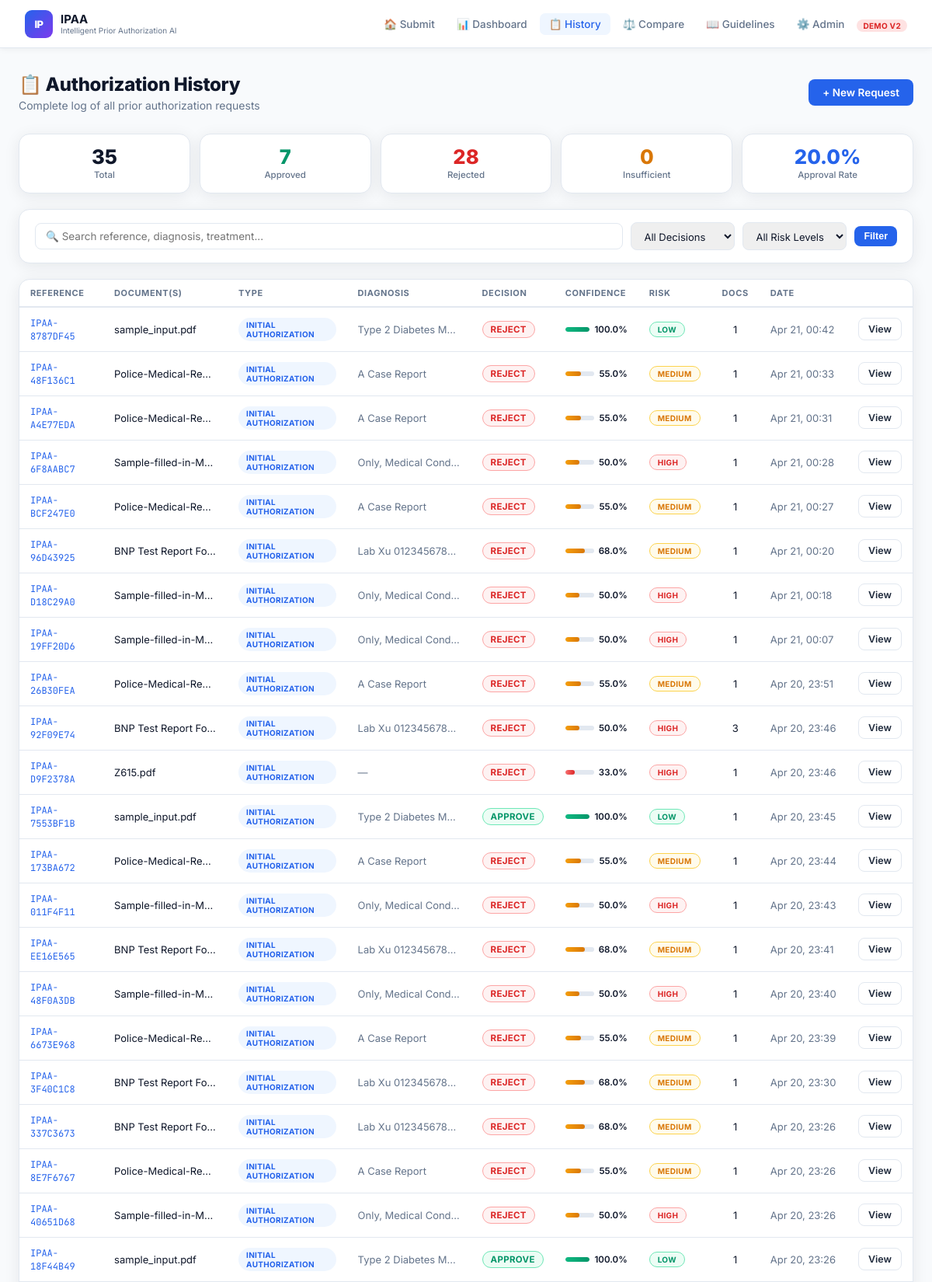
The page /history/ (upper part) on the database its author committed.
### extract/models.py (models this page shows, shortened)
class AuthorizationRequest(models.Model):
    class Decision(models.TextChoices):
        APPROVE = "APPROVE", "Approved"
        REJECT = "REJECT", "Rejected"
        PENDING = "PENDING", "Pending Review"
        INSUFFICIENT = "INSUFFICIENT", "Insufficient Data"
        PARTIAL = "PARTIAL", "Partial Approval"
    class Status(models.TextChoices):
        PROCESSING = "PROCESSING", "Processing"
        COMPLETE = "COMPLETE", "Complete"
        ERROR = "ERROR", "Error"
    class RequestType(models.TextChoices):
        INITIAL = "INITIAL", "Initial Authorization"
        RENEWAL = "RENEWAL", "Renewal / Continuation"
        EMERGENCY = "EMERGENCY", "Emergency Authorization"
        APPEAL = "APPEAL", "Appeal"
    id = models.UUIDField(primary_key=True, default=uuid.uuid4, editable=False)
    reference_number = models.CharField(max_length=20, unique=True, blank=True)
    created_at = models.DateTimeField(default=timezone.now)
    updated_at = models.DateTimeField(auto_now=True)
    request_type = models.CharField(max_length=20, choices=RequestType.choices, default=RequestType.INITIAL)
    submitter_name = models.CharField(max_length=200, blank=True)
    submitter_notes = models.TextField(blank=True, help_text="Additional context from submitter")
    priority = models.CharField(max_length=10, choices=[
        ("ROUTINE", "Routine"), ("URGENT", "Urgent"), ("STAT", "STAT/Emergency")
    ], default="ROUTINE")
    file = models.FileField(upload_to="documents/%Y/%m/%d/", blank=True, null=True)
    file_name = models.CharField(max_length=255, blank=True)
    file_type = models.CharField(max_length=20, blank=True)
    extracted_text = models.TextField(blank=True)
    ocr_confidence = models.FloatField(default=0.0)
    document_count = models.IntegerField(default=1)
    disease = models.TextField(blank=True)
    treatment = models.TextField(blank=True)
    patient_info = models.TextField(blank=True)
    icd_codes = models.TextField(blank=True)
    cpt_codes = models.TextField(blank=True)
    medications = models.TextField(blank=True)
    procedures = models.TextField(blank=True)
    lab_values = models.JSONField(default=dict, blank=True)
    vitals = models.JSONField(default=dict, blank=True)
    allergies = models.TextField(blank=True)
    dosage_info = models.TextField(blank=True)
    decision = models.CharField(max_length=20, choices=Decision.choices, default=Decision.PENDING)
    reason = models.TextField(blank=True)
    rule_flags = models.JSONField(default=dict, blank=True)
    confidence_score = models.FloatField(default=0.0)
    risk_level = models.CharField(max_length=10, blank=True)
    completeness_score = models.FloatField(default=0.0, help_text="0-100 document completeness")
    validation_score = models.FloatField(default=1.0)
    fraud_risk = models.CharField(max_length=10, default="LOW")
    validation_flags = models.JSONField(default=list, blank=True)
    consistency_level = models.CharField(max_length=10, default="LOW")
    ai_explanation = models.TextField(blank=True)
    ai_suggestions = models.TextField(blank=True)
    appeal_letter = models.TextField(blank=True)
    clinical_summary = models.TextField(blank=True)
    missing_fields = models.JSONField(default=list, blank=True)
    ai_summary = models.TextField(blank=True)
    ai_action = models.TextField(blank=True)
    ai_appeal = models.TextField(blank=True)
    status = models.CharField(max_length=20, choices=Status.choices, default=Status.PROCESSING)
    processing_time_ms = models.IntegerField(default=0)
    error_message = models.TextField(blank=True)
    class Meta:
        ordering = ["-created_at"]
        verbose_name = "Authorization Request"
        verbose_name_plural = "Authorization Requests"
    @property
    def confidence_percent(self):
        return round(self.confidence_score * 100, 1)
    @property
    def documents(self):
        return self.uploaded_documents.all()

### extract/views.py (the view, shortened to what this page needs)
# urls.py: path("history/", views.history_view, name="history"),
@require_http_methods(["GET"])
def history_view(request):
    qs = AuthorizationRequest.objects.all().order_by("-created_at")
    decision_filter = request.GET.get("decision", "")
    risk_filter = request.GET.get("risk", "")
    search = request.GET.get("q", "").strip()
    if decision_filter:
        qs = qs.filter(decision=decision_filter)
    if risk_filter:
        qs = qs.filter(risk_level=risk_filter)
    all_reqs = qs[:100]
    stats = _dashboard_stats()
    return render(request, "extract/history.html", {
        "requests": all_reqs,
        "stats": stats,
        "decision_filter": decision_filter,
        "risk_filter": risk_filter,
        "search": search,
    })

### extract/views.py (called while the page is built)
def _dashboard_stats():
    total = AuthorizationRequest.objects.count()
    complete = AuthorizationRequest.objects.filter(status="COMPLETE")
    return {
        "total": total,
        "approved": AuthorizationRequest.objects.filter(decision="APPROVE").count(),
        "rejected": AuthorizationRequest.objects.filter(decision="REJECT").count(),
        "insufficient": AuthorizationRequest.objects.filter(decision="INSUFFICIENT").count(),
        "processing": AuthorizationRequest.objects.filter(status="PROCESSING").count(),
        "avg_confidence": round((complete.aggregate(a=Avg("confidence_score"))["a"] or 0) * 100, 1),
        "avg_time_ms": round(complete.aggregate(a=Avg("processing_time_ms"))["a"] or 0),
        "approval_rate": round(
            AuthorizationRequest.objects.filter(decision="APPROVE").count() / max(total, 1) * 100, 1
        ),
    }

### templates/extract/history.html (shortened to what this page needs)
{% extends "base.html" %}
{% block content %}
<div class="page-header flex-between">
  <div><div class="page-title">📋 Authorization History</div><div class="page-sub">Complete log of all prior authorization requests</div></div>
  <a href="/" class="btn btn-primary">+ New Request</a>
</div>
<div class="stats-strip">
  <div class="ss-box"><div class="ss-val">{{ stats.total }}</div><div class="ss-lbl">Total</div></div>
  <div class="ss-box"><div class="ss-val" style="color:var(--green)">{{ stats.approved }}</div><div class="ss-lbl">Approved</div></div>
  <div class="ss-box"><div class="ss-val" style="color:var(--red)">{{ stats.rejected }}</div><div class="ss-lbl">Rejected</div></div>
  <div class="ss-box"><div class="ss-val" style="color:var(--amber)">{{ stats.insufficient }}</div><div class="ss-lbl">Insufficient</div></div>
  <div class="ss-box"><div class="ss-val" style="color:var(--blue)">{{ stats.approval_rate }}%</div><div class="ss-lbl">Approval Rate</div></div>
</div>
<form method="GET" class="filter-bar">
  <input class="search-input" type="text" name="q" placeholder="🔍 Search reference, diagnosis, treatment..." value="{{ search }}">
  <select name="decision" class="filter-sel">
    <option value="">All Decisions</option>
  </select>
  <select name="risk" class="filter-sel">
    <option value="">All Risk Levels</option>
  </select>
  <button type="submit" class="btn btn-primary btn-sm">Filter</button>
</form>
<div class="card" style="padding:0;overflow:hidden">
  <table class="tbl">
    <thead>
      <tr>
        <th>Reference</th><th>Document(s)</th><th>Type</th><th>Diagnosis</th>
        <th>Decision</th><th>Confidence</th><th>Risk</th><th>Docs</th><th>Date</th><th></th>
      </tr>
    </thead>
    <tbody>
      {% for r in requests %}
      <tr>
        <td><span class="mono" style="color:var(--blue)">{{ r.reference_number }}</span></td>
        <td style="max-width:160px;overflow:hidden;text-overflow:ellipsis;white-space:nowrap">{{ r.file_name|truncatechars:30 }}</td>
        <td><span class="badge badge-info" style="font-size:10px">{{ r.get_request_type_display }}</span></td>
        <td class="text-muted" style="max-width:160px;overflow:hidden;text-overflow:ellipsis;white-space:nowrap">{{ r.disease|truncatechars:35|default:"—" }}</td>
        <td><span class="badge badge-{% if r.decision == 'APPROVE' %}approve{% elif r.decision == 'REJECT' %}reject{% else %}pending{% endif %}">{{ r.decision }}</span></td>
        <td>
          <div style="display:flex;align-items:center;gap:6px;min-width:80px">
            <div class="pbar-wrap" style="flex:1;height:6px"><div class="pbar {% if r.confidence_percent >= 70 %}pbar-high{% elif r.confidence_percent >= 40 %}pbar-mid{% else %}pbar-low{% endif %}" style="width:{{ r.confidence_percent }}%"></div></div>
            <span style="font-size:11.5px;font-weight:600">{{ r.confidence_percent }}%</span>
          </div>
        </td>
        <td><span class="badge {% if r.risk_level == 'LOW' %}badge-approve{% elif r.risk_level == 'HIGH' %}badge-reject{% else %}badge-pending{% endif %}" style="font-size:10px">{{ r.risk_level|default:"—" }}</span></td>
        <td style="text-align:center">{{ r.document_count }}</td>
        <td class="text-muted" style="white-space:nowrap">{{ r.created_at|date:"M d, H:i" }}</td>
        <td><a href="/result/{{ r.pk }}/" class="btn btn-ghost btn-sm">View</a></td>
      </tr>
      {% empty %}
      <tr><td colspan="10" style="text-align:center;padding:2.5rem;color:var(--text-muted)">
        No results found. <a href="/">Submit your first document →</a>
      </td></tr>
      {% endfor %}
    </tbody>
  </table>
</div>
{% endblock %}

### templates/base.html (style rules this page uses)
:root { --blue:#2563eb;--blue-dark:#1d4ed8;--blue-light:#dbeafe;--blue-mid:#eff6ff; --green:#059669;--green-bg:#ecfdf5;--green-border:#6ee7b7; --red:#dc2626;--red-bg:#fef2f2;--red-border:#fca5a5; --amber:#d97706;--amber-bg:#fffbeb;--amber-border:#fcd34d; --purple:#7c3aed;--purple-bg:#f5f3ff; --slate:#1e293b;--slate-mid:#334155;--slate-light:#64748b; --gray-50:#f8fafc;--gray-100:#f1f5f9;--gray-200:#e2e8f0;--gray-300:#cbd5e1; --white:#ffffff;--text:#0f172a;--text-muted:#64748b; --radius:14px;--radius-sm:8px;--radius-xs:5px; --shadow:0 4px 20px rgba(15,23,42,0.08);--shadow-lg:0 10px 40px rgba(15,23,42,0.12); --nav-h:62px; }
*,*::before,*::after { box-sizing:border-box;margin:0;padding:0 }
html { scroll-behavior:smooth }
body { font-family:'Inter',system-ui,sans-serif;background:var(--gray-50);color:var(--text);min-height:100vh;display:flex;flex-direction:column }
.page-header { margin-bottom:1.75rem }
.page-title { font-size:1.5rem;font-weight:800;color:var(--text);letter-spacing:-.3px }
.page-sub { font-size:14px;color:var(--text-muted);margin-top:4px }
.card { background:var(--white);border:1px solid var(--gray-200);border-radius:var(--radius);box-shadow:var(--shadow);padding:1.5rem 1.75rem;margin-bottom:1.25rem }
.badge { display:inline-flex;align-items:center;gap:4px;font-size:11.5px;font-weight:700;padding:3px 10px;border-radius:99px;letter-spacing:.3px;text-transform:uppercase }
.badge-approve { background:var(--green-bg);color:var(--green);border:1px solid var(--green-border) }
.badge-reject { background:var(--red-bg);color:var(--red);border:1px solid var(--red-border) }
.badge-pending { background:var(--amber-bg);color:var(--amber);border:1px solid var(--amber-border) }
.badge-info { background:var(--blue-mid);color:var(--blue) }
.btn { display:inline-flex;align-items:center;gap:6px;padding:9px 18px;border-radius:8px;font-size:13.5px;font-weight:600;cursor:pointer;border:none;text-decoration:none;transition:all .2s;white-space:nowrap }
.btn-primary { background:var(--blue);color:#fff }
.btn-ghost { background:transparent;color:var(--slate);border:1px solid var(--gray-200) }
.btn-sm { padding:6px 12px;font-size:12.5px }
.pbar-wrap { background:var(--gray-200);border-radius:99px;height:8px;overflow:hidden }
.pbar { height:100%;border-radius:99px;transition:width .7s ease }
.pbar-high { background:linear-gradient(90deg,#10b981,#059669) }
.pbar-mid { background:linear-gradient(90deg,#f59e0b,#d97706) }
.pbar-low { background:linear-gradient(90deg,#f87171,#dc2626) }
.tbl { width:100%;border-collapse:collapse }
.tbl th { text-align:left;font-size:11px;font-weight:700;text-transform:uppercase;letter-spacing:.6px;color:var(--text-muted);padding:10px 14px;border-bottom:2px solid var(--gray-200) }
.tbl td { padding:11px 14px;font-size:13px;border-bottom:1px solid var(--gray-200);vertical-align:middle }
.mono { font-family:'JetBrains Mono',monospace;font-size:12px }
.flex-between { display:flex;justify-content:space-between;align-items:center }
.text-muted { color:var(--text-muted) }

### templates/extract/history.html (style rules this page uses)
.filter-bar { background:var(--white);border:1px solid var(--gray-200);border-radius:var(--radius);padding:1rem 1.25rem;display:flex;gap:10px;align-items:center;flex-wrap:wrap;margin-bottom:1.25rem;box-shadow:var(--shadow) }
.search-input { flex:1;min-width:200px;padding:8px 13px;border:1px solid var(--gray-200);border-radius:8px;font-size:13.5px;font-family:inherit }
select.filter-sel { padding:8px 12px;border:1px solid var(--gray-200);border-radius:8px;font-size:13px;font-family:inherit;cursor:pointer;color:var(--text) }
.stats-strip { display:grid;grid-template-columns:repeat(5,1fr);gap:.75rem;margin-bottom:1.25rem }
.ss-box { background:var(--white);border:1px solid var(--gray-200);border-radius:var(--radius);padding:1rem;text-align:center;box-shadow:var(--shadow) }
.ss-val { font-size:1.6rem;font-weight:800;line-height:1 }
.ss-lbl { font-size:11.5px;color:var(--text-muted);margin-top:3px;font-weight:500 }

### rows shown on the page
AuthorizationRequest: reference_number "IPAA-8787DF45", file_name "sample_input.pdf", request_type "INITIAL AUTHORIZATION", disease "Type 2 Diabetes M…", decision "REJECT", confidence_percent "100.0", risk_level "LOW", document_count "1", created_at "Apr 21, 00:42"
AuthorizationRequest: reference_number "IPAA-48F136C1", file_name "Police-Medical-Re…", request_type "INITIAL AUTHORIZATION", disease "A Case Report", decision "REJECT", confidence_percent "55.0", risk_level "MEDIUM", document_count "1", created_at "Apr 21, 00:33"
AuthorizationRequest: reference_number "IPAA-A4E77EDA", file_name "Police-Medical-Re…", request_type "INITIAL AUTHORIZATION", disease "A Case Report", decision "REJECT", confidence_percent "55.0", risk_level "MEDIUM", document_count "1", created_at "Apr 21, 00:31"
AuthorizationRequest: reference_number "IPAA-6F8AABC7", file_name "Sample-filled-in-M…", request_type "INITIAL AUTHORIZATION", disease "Only, Medical Cond…", decision "REJECT", confidence_percent "50.0", risk_level "HIGH", document_count "1", created_at "Apr 21, 00:28"
AuthorizationRequest: reference_number "IPAA-BCF247E0", file_name "Police-Medical-Re…", request_type "INITIAL AUTHORIZATION", disease "A Case Report", decision "REJECT", confidence_percent "55.0", risk_level "MEDIUM", document_count "1", created_at "Apr 21, 00:27"
AuthorizationRequest: reference_number "IPAA-96D43925", file_name "BNP Test Report Fo…", request_type "INITIAL AUTHORIZATION", disease "Lab Xu 012345678…", decision "REJECT", confidence_percent "68.0", risk_level "MEDIUM", document_count "1", created_at "Apr 21, 00:20"
AuthorizationRequest: reference_number "IPAA-D18C29A0", file_name "Sample-filled-in-M…", request_type "INITIAL AUTHORIZATION", disease "Only, Medical Cond…", decision "REJECT", confidence_percent "50.0", risk_level "HIGH", document_count "1", created_at "Apr 21, 00:18"
AuthorizationRequest: reference_number "IPAA-19FF20D6", file_name "Sample-filled-in-M…", request_type "INITIAL AUTHORIZATION", disease "Only, Medical Cond…", decision "REJECT", confidence_percent "50.0", risk_level "HIGH", document_count "1", created_at "Apr 21, 00:07"
AuthorizationRequest: reference_number "IPAA-26B30FEA", file_name "Police-Medical-Re…", request_type "INITIAL AUTHORIZATION", disease "A Case Report", decision "REJECT", confidence_percent "55.0", risk_level "MEDIUM", document_count "1", created_at "Apr 20, 23:51"
AuthorizationRequest: reference_number "IPAA-92F09E74", file_name "BNP Test Report Fo…", request_type "INITIAL AUTHORIZATION", disease "Lab Xu 012345678…", decision "REJECT", confidence_percent "50.0", risk_level "HIGH", document_count "3", created_at "Apr 20, 23:46"
AuthorizationRequest: reference_number "IPAA-D9F2378A", file_name "Z615.pdf", request_type "INITIAL AUTHORIZATION", disease "—", decision "REJECT", confidence_percent "33.0", risk_level "HIGH", document_count "1", created_at "Apr 20, 23:46"
AuthorizationRequest: reference_number "IPAA-7553BF1B", file_name "sample_input.pdf", request_type "INITIAL AUTHORIZATION", disease "Type 2 Diabetes M…", decision "APPROVE", confidence_percent "100.0", risk_level "LOW", document_count "1", created_at "Apr 20, 23:45"
AuthorizationRequest: reference_number "IPAA-173BA672", file_name "Police-Medical-Re…", request_type "INITIAL AUTHORIZATION", disease "A Case Report", decision "REJECT", confidence_percent "55.0", risk_level "MEDIUM", document_count "1", created_at "Apr 20, 23:44"
AuthorizationRequest: reference_number "IPAA-011F4F11", file_name "Sample-filled-in-M…", request_type "INITIAL AUTHORIZATION", disease "Only, Medical Cond…", decision "REJECT", confidence_percent "50.0", risk_level "HIGH", document_count "1", created_at "Apr 20, 23:43"
AuthorizationRequest: reference_number "IPAA-EE16E565", file_name "BNP Test Report Fo…", request_type "INITIAL AUTHORIZATION", disease "Lab Xu 012345678…", decision "REJECT", confidence_percent "68.0", risk_level "MEDIUM", document_count "1", created_at "Apr 20, 23:41"
AuthorizationRequest: reference_number "IPAA-48F0A3DB", file_name "Sample-filled-in-M…", request_type "INITIAL AUTHORIZATION", disease "Only, Medical Cond…", decision "REJECT", confidence_percent "50.0", risk_level "HIGH", document_count "1", created_at "Apr 20, 23:40"
AuthorizationRequest: reference_number "IPAA-6673E968", file_name "Police-Medical-Re…", request_type "INITIAL AUTHORIZATION", disease "A Case Report", decision "REJECT", confidence_percent "55.0", risk_level "MEDIUM", document_count "1", created_at "Apr 20, 23:39"
AuthorizationRequest: reference_number "IPAA-3F40C1C8", file_name "BNP Test Report Fo…", request_type "INITIAL AUTHORIZATION", disease "Lab Xu 012345678…", decision "REJECT", confidence_percent "68.0", risk_level "MEDIUM", document_count "1", created_at "Apr 20, 23:30"
AuthorizationRequest: reference_number "IPAA-337C3673", file_name "BNP Test Report Fo…", request_type "INITIAL AUTHORIZATION", disease "Lab Xu 012345678…", decision "REJECT", confidence_percent "68.0", risk_level "MEDIUM", document_count "1", created_at "Apr 20, 23:26"
AuthorizationRequest: reference_number "IPAA-8E7F6767", file_name "Police-Medical-Re…", request_type "INITIAL AUTHORIZATION", disease "A Case Report", decision "REJECT", confidence_percent "55.0", risk_level "MEDIUM", document_count "1", created_at "Apr 20, 23:26"
AuthorizationRequest: reference_number "IPAA-40651D68", file_name "Sample-filled-in-M…", request_type "INITIAL AUTHORIZATION", disease "Only, Medical Cond…", decision "REJECT", confidence_percent "50.0", risk_level "HIGH", document_count "1", created_at "Apr 20, 23:26"
AuthorizationRequest: reference_number "IPAA-18F44B49", file_name "sample_input.pdf", request_type "INITIAL AUTHORIZATION", disease "Type 2 Diabetes M…", decision "APPROVE", confidence_percent "100.0", risk_level "LOW", document_count "1", created_at "Apr 20, 23:26"

### other values the page prints
{{ stats.total }} "35"
{{ stats.approved }} "7"
{{ stats.rejected }} "28"
{{ stats.insufficient }} "0"
{{ stats.approval_rate }} "20.0"
